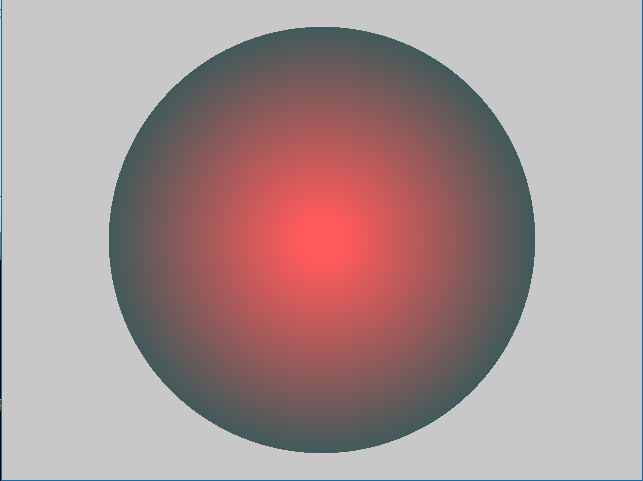
#> input picture images/grad.png, 643 x 481 px
$ jupyter execute '9_Finding contours in image using OpenCV.ipynb'
#> lines starting #> are read from the running program, lines starting #| are printed output that depends on the picture; after the words box and inside, x2 and y2 are one past the last pixel; in counts of white or black regions, pixels touching at a corner belong together
# <center> Contour

[cell 1]
import os
import cv2
import numpy as np
import matplotlib.pyplot as plt


def image_plot_multiple(title,image): ## display function
    L=len(title)
    ncols=min(L,3)
    nrows=int(np.ceil(L/ncols))
    plt.subplots(nrows,ncols,figsize=(7*ncols,nrows*5))
    for i,item in enumerate(title):
        plt.subplot(nrows,ncols,i+1)
        plt.imshow(cv2.cvtColor(image[i],cv2.COLOR_BGR2RGB))
        plt.title(title[i])

[cell 2]
im_path=os.path.join('images','grad.png' )
im=cv2.imread(im_path)
#> im is the input picture: shape (481, 643, 3); mean B, G, R 148.9, 148.6, 169.5
image_con=np.copy(im)
image_gray=cv2.cvtColor(image_con,cv2.COLOR_BGR2GRAY)
canny= cv2.Canny(image_gray, 30, 120)
#> canny: shape (481, 643); 1% white in thin lines or dots
kernel=np.ones((3,3),np.uint8)
canny=cv2.morphologyEx(canny,cv2.MORPH_CLOSE,kernel,iterations=2)
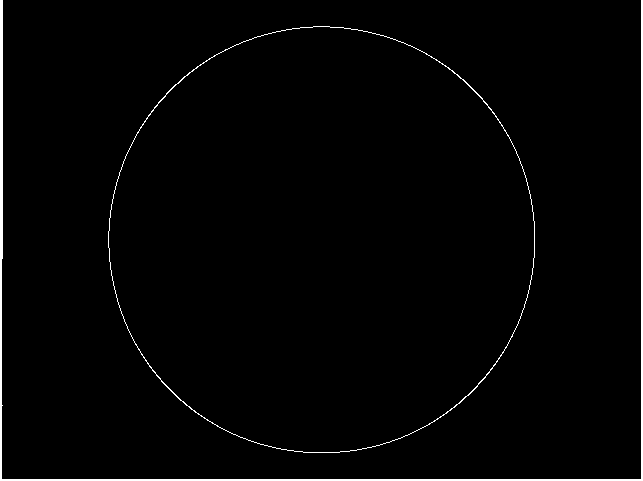
#> canny: shape (481, 643); 1.6% white; 2 white regions
contours = cv2.findContours(canny,
                            cv2.RETR_LIST,
                            cv2.CHAIN_APPROX_NONE)
#> contours = 3 contours; box (x1, y1, x2, y2) and area: (108, 26, 535, 453) 142755, (108, 26, 535, 453) 142559, (0, 0, 643, 481) 1860
cv2.drawContours(im, contours[0][1], -1, (0,255,0), thickness = 5)
#> im: shape (481, 643, 3); 2.86% of pixels changed, all inside (x1, y1, x2, y2) = (105, 23, 538, 456)
image_plot_multiple(['Original','Canny image','Contours'],[image_con, canny,im])

[cell 3]
# finding contour area and drawing only certain numbers of contours

lion_path=os.path.join('images','lion.jpeg' )
lion=cv2.imread(lion_path)
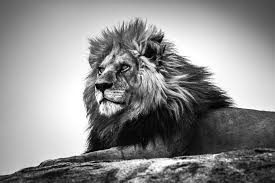
#> input picture images/lion.jpeg, 275 x 183 px
#> lion is the input picture: shape (183, 275, 3); min 0, max 255, mean 140.8
image_con=np.copy(lion)
image_gray=cv2.cvtColor(image_con,cv2.COLOR_BGR2GRAY)
#> image_gray: shape (183, 275)
canny= cv2.Canny(image_gray, 30, 120)
#> canny: shape (183, 275); 16.4% white in thin lines or dots
kernel=np.ones((3,3),np.uint8)
canny=cv2.morphologyEx(canny,cv2.MORPH_CLOSE,kernel,iterations=1)
#> canny: shape (183, 275); 36.5% white; 2 white regions (1 under 20 px)
contours = cv2.findContours(canny,
                            cv2.RETR_LIST,
                            cv2.CHAIN_APPROX_NONE)
#> contours = 205 contours, 116 with area under 20; largest, box (x1, y1, x2, y2) and area: (0, 16, 275, 183) 22610, (116, 109, 164, 148) 1116, (192, 101, 224, 113) 232, (89, 131, 101, 152) 144, (154, 158, 177, 168) 139
cvArea=[]
for i in range(len(contours[0])):
    cvArea.append(cv2.contourArea(contours[0][i]))
#> after the loop, cvArea = 205 values, max 22610.5 at index 204, min 6.5 at index 85, mean 142.1

for i in range(len(contours[0])):
    if cv2.contourArea(contours[0][i])>=2*np.mean(cvArea):
        print (i)
        cv2.drawContours(lion, contours[0][i], -1, (0,255,0), thickness = 2)
#> this loop made 205 passes
#| 120
#| 204
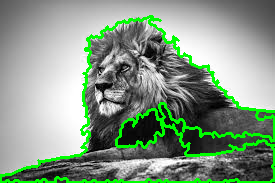
#> lion: shape (183, 275, 3); 7.9% of pixels changed, all inside (x1, y1, x2, y2) = (0, 15, 275, 183)
image_plot_multiple(['Original','Dilated Canny image','Contours'],[image_con, canny,lion])

[cell 4]
image1=os.path.join('images','perspective.jpeg')
persepective=cv2.imread(image1)
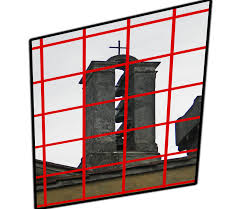
#> input picture images/perspective.jpeg, 241 x 209 px
#> persepective is the input picture: shape (209, 241, 3); mean B, G, R 172, 173.7, 191.6

image_con=np.copy(persepective)
image_con1=np.copy(persepective)
image_gray=cv2.cvtColor(image_con,cv2.COLOR_BGR2GRAY)
#> image_gray: shape (209, 241)
canny= cv2.Canny(image_gray, 30, 120)
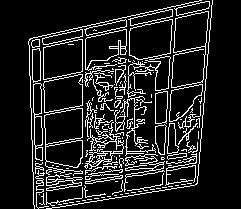
#> canny: shape (209, 241); 13.1% white in thin lines or dots, all inside (x1, y1, x2, y2) = (28, 0, 213, 209)
contours = cv2.findContours(canny,
                            cv2.RETR_LIST,
                            cv2.CHAIN_APPROX_NONE)
#> contours = 199 contours, 137 with area under 20; largest, box (x1, y1, x2, y2) and area: (44, 108, 83, 176) 1904, (129, 19, 173, 60) 1362, (129, 19, 173, 60) 1357, (43, 39, 83, 80) 1264, (43, 39, 83, 80) 1262
cvArea=[]
for i in range(len(contours[0])):
    cvArea.append(cv2.contourArea(contours[0][i]))
#> after the loop, cvArea = 199 values, max 1904 at index 120, min 0 at index 0, mean 122.8
cv2.drawContours(image_con1, contours[0], -1, (0,255,0), thickness = 2)
for i in range(len(contours[0])):
    if cv2.contourArea(contours[0][i])>np.mean(cvArea):
        cv2.drawContours(persepective, contours[0][i], -1, (0,255,0), thickness = 2)
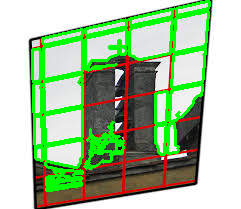
#> persepective: shape (209, 241, 3); 15.25% of pixels changed, all inside (x1, y1, x2, y2) = (31, 0, 211, 192)
image_plot_multiple(['Original','All contours','Contours with large areas'],[image_con, image_con1,persepective])

# <center> Finding convex hull

[cell 5]
lion_path=os.path.join('images','lion.jpeg' )
lion=cv2.imread(lion_path)
image_con=np.copy(lion)
image_gray=cv2.cvtColor(image_con,cv2.COLOR_BGR2GRAY)
ret, result = cv2.threshold(image_gray,0,255,cv2.THRESH_BINARY_INV+cv2.THRESH_OTSU)
#> result: shape (183, 275); 44.5% white; 46 white regions (42 under 20 px), largest, box (x1, y1, x2, y2) and area: (0, 19, 275, 183) 19553, (187, 0, 275, 47) 1680, (0, 0, 51, 48) 1047, (165, 86, 180, 93) 51
#> ret = 133
thres=cv2.morphologyEx(result,cv2.MORPH_CLOSE,kernel,iterations=1)
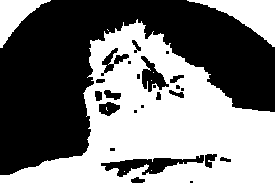
#> thres: shape (183, 275); 47.8% white; 9 white regions (6 under 20 px)
contours = cv2.findContours(thres,
                            cv2.RETR_LIST,
                            cv2.CHAIN_APPROX_SIMPLE)
#> contours = 34 contours, 14 with area under 20; largest, box (x1, y1, x2, y2) and area: (0, 19, 275, 183) 23389, (187, 0, 275, 47) 1566, (100, 154, 205, 178) 1034, (0, 0, 51, 48) 966, (140, 55, 170, 93) 534
cvArea=[]
for i in range(len(contours[0])):
    cvArea.append(cv2.contourArea(contours[0][i]))
#> this loop made 34 passes
#> after the loop, cvArea = 34 values, max 23389 at index 31, min 0 at index 0, mean 850.1

for i in range(len(contours[0])):
    if cv2.contourArea(contours[0][i])>=2*np.mean(cvArea):
        hull = cv2.convexHull(contours[0][i])
        cv2.drawContours(image_con, [hull], -1, (255, 0, 0), 2)
        print(np.squeeze(hull).shape, type(np.squeeze(hull)))
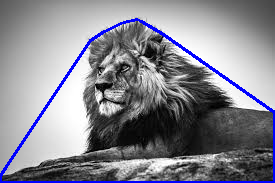
#> image_con: shape (183, 275, 3); 3.75% of pixels changed, all inside (x1, y1, x2, y2) = (0, 18, 275, 183)
image_plot_multiple(['Original','Thresholded image','Contours'],[lion, thres,image_con])

[cell 6]
print(np.squeeze(hull))
#| [[141  21]
#|  [163  34]
#|  [274 112]
#|  [274 182]
#|  [  0 182]
#|  [  0 175]
#|  [ 90  40]
#|  [104  31]
#|  [123  22]
#|  [137  19]]

[cell 7]
image=cv2.imread(os.path.join('images','grad.png'))
image_con=np.copy(image)
image_gray=cv2.cvtColor(image_con,cv2.COLOR_BGR2GRAY)
ret, result = cv2.threshold(image_gray,0,255,cv2.THRESH_BINARY_INV+cv2.THRESH_OTSU)
#> result: shape (481, 643); 46.8% white; 2 white regions, box (x1, y1, x2, y2) and area: (109, 27, 535, 453) 142801, (0, 0, 643, 481) 1852
#> ret = 139
thres=cv2.morphologyEx(result,cv2.MORPH_CLOSE,kernel,iterations=1)
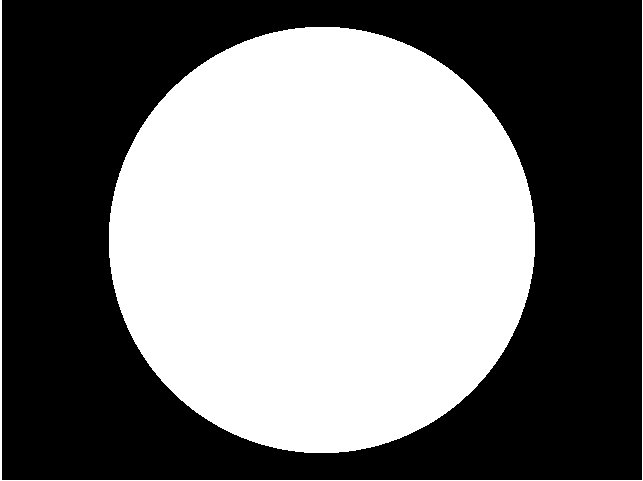
#> thres: shape (481, 643); 46.8% white; 2 white regions
contours = cv2.findContours(thres,
                            cv2.RETR_LIST,
                            cv2.CHAIN_APPROX_NONE)
#> contours = 2 contours; box (x1, y1, x2, y2) and area: (109, 27, 535, 453) 142198, (0, 0, 643, 481) 481
contour=contours[0]
#> contour has the same summary as contours
for i in range(len(contour)):
        hull = cv2.convexHull(contours[0][i])
        cv2.drawContours(image_con, [hull], -1, (255, 0, 0), 2)
#> this loop made 2 passes
#> hull on pass 2: [[642, 0], [642, 480], [0, 480], [0, 0]]
#> image_con: shape (481, 643, 3)
image_plot_multiple(['Original','Thresholded Image','Convex HUll'],[image, thres,image_con])
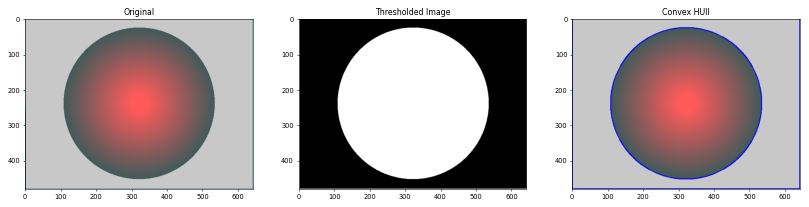
#> figure drawn by matplotlib, 3 panels

[cell 8]
print(np.squeeze(hull).shape, type(np.squeeze(hull)))
#| (4, 2) <class 'numpy.ndarray'>

[cell 9]
print(np.squeeze(hull))
#| [[642   0]
#|  [642 480]
#|  [  0 480]
#|  [  0   0]]
